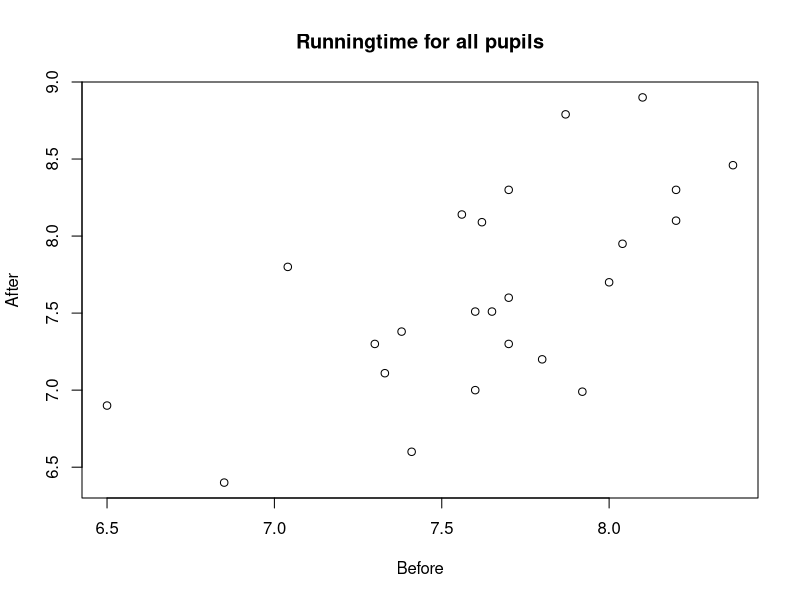

Reproduce this figure in R. (Note: this script raises an error after producing the figure.)
data <- data.frame(read.csv("run.txt", sep=""))
par(mfrow=c(1,1))

plot(data$before, data$after, xlab="Before", ylab="After", main="Runningtime for all pupils")

ggplot(data, aes(x=data$before, y=data$after)) + geom_point(shape=18, color="black") +
  geom_smooth(method=lm,  linetype="dashed",
              color="darkred", fill="blue") +
  labs(x = "Run before", y= "Run after", title = "Runningtime for all pupils")

# First check for normality
shapiro.test(data$before) # p-value > 0.05, so normally distributeed
shapiro.test(data$after)
result = cor.test(data$before,data$after)
print(result)
print(result$p.value)

# Sort by group lemo and energy
lemo = data[1:12,]
energy = data[13:24,]
t.test(lemo$before,lemo$after,paired=TRUE)
t.test(energy$before,energy$after,paired=TRUE)

# Compute difference between times
difference = data$before - data$after
shapiro.test(difference) # Check for normality
lemo_dif = difference[1:12]
energy_dif = difference[13:24]

data1 = data[1:12,1:2]
data2 = data[13:24,1:2]
ggplot(data1, aes(x=data1$before, y=data1$after)) + geom_point(shape=18, color="black") +
  geom_smooth(method=lm,  linetype="dashed",
              color="darkred", fill="blue") +
  labs(x = "Run before", y= "Run after", title = "Runningtimes for lemo drink")

boxplot(data1)
boxplot(data2)

dat <- data.frame(Condition = factor(rep(c(".Before","After"), each=12)), Runningtime = c(data1$before,data1$after))

ggplot(dat, aes(x=Condition, y=Runningtime)) +  geom_boxplot() +
  labs(title = "Runningtimes") + theme_grey(base_size = 21)

t.test(lemo_dif,energy_dif,paired=FALSE)
